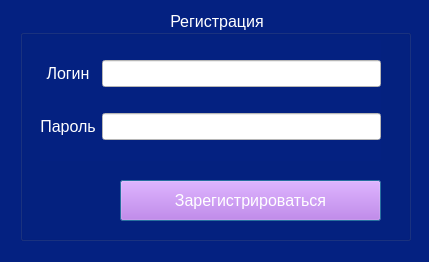
<?xml version="1.0" encoding="UTF-8"?>
<ui version="4.0">
 <class>Registration</class>
 <widget class="QDialog" name="Registration">
  <property name="geometry">
   <rect>
    <x>0</x>
    <y>0</y>
    <width>429</width>
    <height>262</height>
   </rect>
  </property>
  <property name="font">
   <font>
    <family>Monotype Corsiva</family>
    <pointsize>14</pointsize>
   </font>
  </property>
  <property name="windowTitle">
   <string>Dialog</string>
  </property>
  <property name="styleSheet">
   <string notr="true">background-color: rgb(4, 33, 129);</string>
  </property>
  <widget class="QGroupBox" name="registration_box">
   <property name="geometry">
    <rect>
     <x>20</x>
     <y>10</y>
     <width>391</width>
     <height>231</height>
    </rect>
   </property>
   <property name="font">
    <font>
     <family>MS Sans Serif</family>
     <pointsize>12</pointsize>
    </font>
   </property>
   <property name="cursor">
    <cursorShape>PointingHandCursor</cursorShape>
   </property>
   <property name="styleSheet">
    <string notr="true">color: rgb(255, 255, 255);</string>
   </property>
   <property name="title">
    <string>Регистрация</string>
   </property>
   <property name="alignment">
    <set>Qt::AlignmentFlag::AlignCenter</set>
   </property>
   <widget class="QPushButton" name="registration_button">
    <property name="geometry">
     <rect>
      <x>100</x>
      <y>170</y>
      <width>261</width>
      <height>41</height>
     </rect>
    </property>
    <property name="font">
     <font>
      <family>MS Sans Serif</family>
      <pointsize>12</pointsize>
     </font>
    </property>
    <property name="styleSheet">
     <string notr="true">color: rgb(255, 255, 255);
background-color: rgb(196, 106, 234);</string>
    </property>
    <property name="text">
     <string>Зарегистрироваться</string>
    </property>
   </widget>
   <widget class="QWidget" name="gridLayoutWidget">
    <property name="geometry">
     <rect>
      <x>20</x>
      <y>30</y>
      <width>341</width>
      <height>121</height>
     </rect>
    </property>
    <property name="font">
     <font>
      <family>MS Sans Serif</family>
      <pointsize>12</pointsize>
     </font>
    </property>
    <layout class="QGridLayout" name="gridLayout">
     <item row="1" column="0">
      <widget class="QLabel" name="passwork_reg">
       <property name="font">
        <font>
         <family>MS Sans Serif</family>
         <pointsize>12</pointsize>
        </font>
       </property>
       <property name="styleSheet">
        <string notr="true">color: rgb(255, 255, 255);</string>
       </property>
       <property name="text">
        <string>Пароль</string>
       </property>
       <property name="alignment">
        <set>Qt::AlignmentFlag::AlignCenter</set>
       </property>
      </widget>
     </item>
     <item row="0" column="1">
      <widget class="QLineEdit" name="input_regname">
       <property name="font">
        <font>
         <family>MS Sans Serif</family>
         <pointsize>12</pointsize>
         <bold>true</bold>
        </font>
       </property>
       <property name="styleSheet">
        <string notr="true">background-color: rgb(255, 255, 255);
color: rgb(0, 0, 0);</string>
       </property>
      </widget>
     </item>
     <item row="1" column="1">
      <widget class="QLineEdit" name="input_regpassword">
       <property name="font">
        <font>
         <family>MS Sans Serif</family>
         <pointsize>12</pointsize>
         <bold>true</bold>
        </font>
       </property>
       <property name="styleSheet">
        <string notr="true">background-color: rgb(255, 255, 255);
color: rgb(0, 0, 0);</string>
       </property>
      </widget>
     </item>
     <item row="0" column="0">
      <widget class="QLabel" name="name_reg">
       <property name="font">
        <font>
         <family>MS Sans Serif</family>
         <pointsize>12</pointsize>
        </font>
       </property>
       <property name="styleSheet">
        <string notr="true">color: rgb(255, 255, 255);</string>
       </property>
       <property name="text">
        <string>Логин</string>
       </property>
       <property name="alignment">
        <set>Qt::AlignmentFlag::AlignCenter</set>
       </property>
      </widget>
     </item>
    </layout>
   </widget>
  </widget>
 </widget>
 <resources/>
 <connections/>
</ui>
